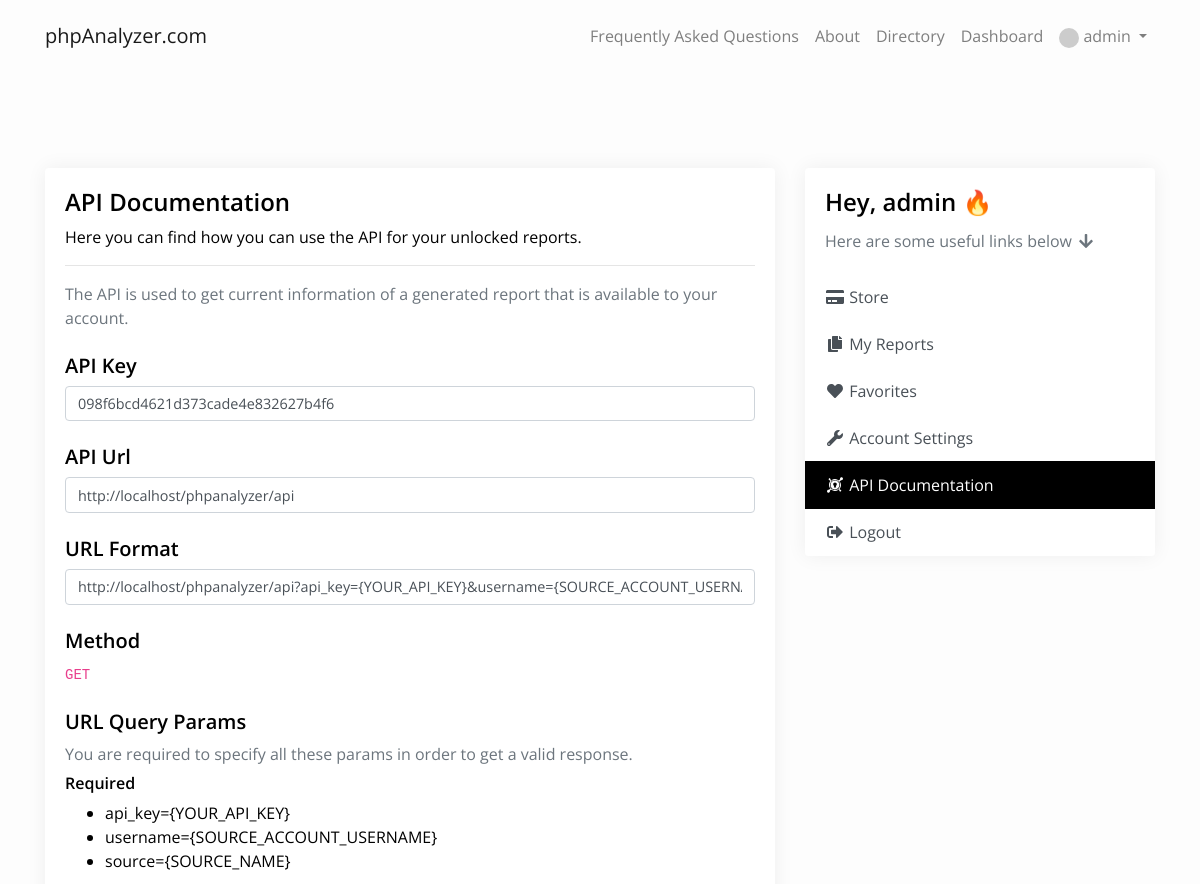
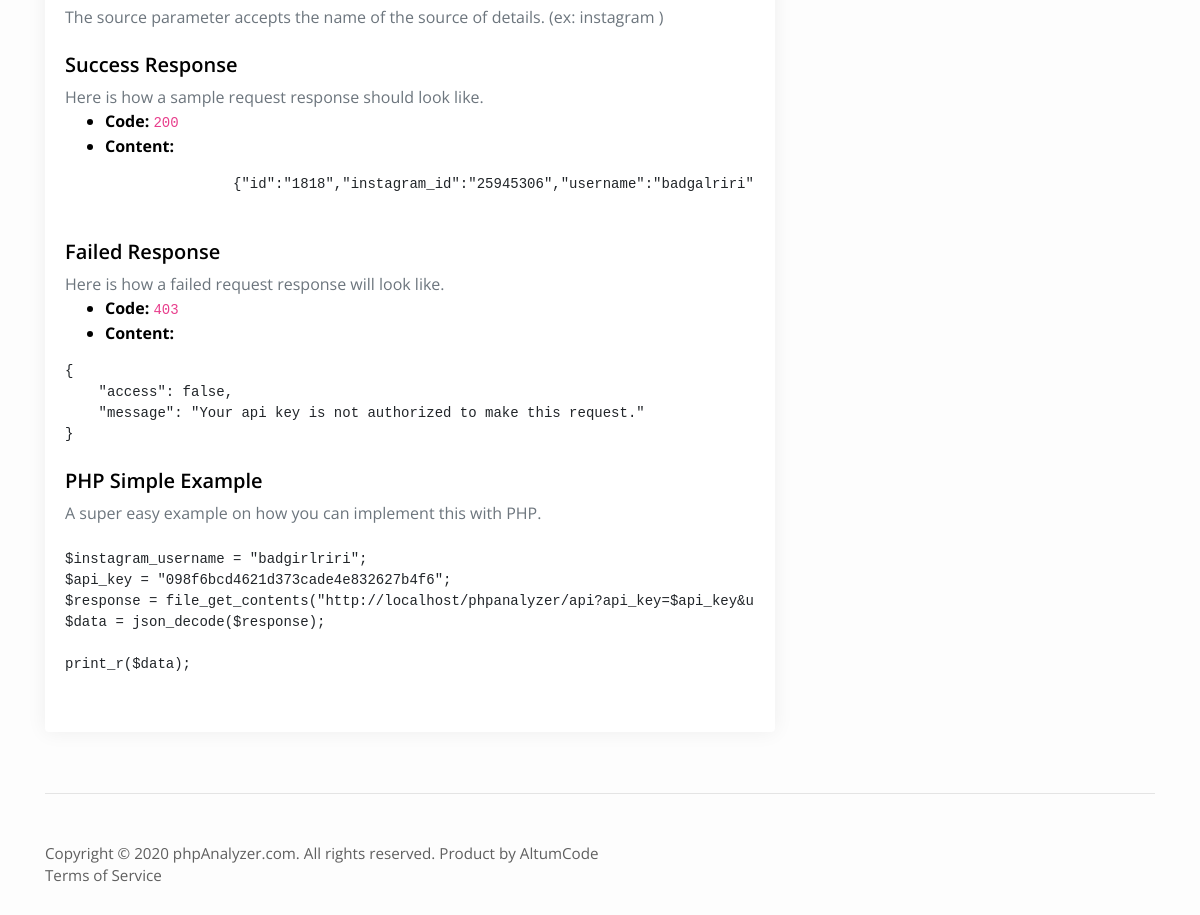
Screenshot of /api-documentation (signed in) with the database file from the repository (2 pictures, top to bottom).
### tables this page shows
CREATE TABLE `settings` (
  `id` int(11) NOT NULL,
  `title` varchar(64) NOT NULL,
  `logo` varchar(40) DEFAULT '',
  `favicon` varchar(40) DEFAULT '',
  `time_zone` varchar(32) NOT NULL DEFAULT 'America/New_York',
  `meta_description` varchar(1024) NOT NULL,
  `meta_keywords` varchar(512) DEFAULT NULL,
  `analytics_code` varchar(32) NOT NULL,
  `email_confirmation` int(11) NOT NULL DEFAULT 0,
  `recaptcha` int(11) NOT NULL DEFAULT 1,
  `public_key` varchar(64) NOT NULL,
  `private_key` varchar(64) NOT NULL,
  `facebook_login` int(11) NOT NULL,
  `facebook_app_id` varchar(64) NOT NULL,
  `facebook_app_secret` varchar(64) NOT NULL,
  `smtp_host` varchar(128) NOT NULL,
  `smtp_port` int(11) NOT NULL,
  `smtp_encryption` varchar(16) DEFAULT '0',
  `smtp_auth` int(11) DEFAULT 0,
  `smtp_user` varchar(128) NOT NULL,
  `smtp_pass` varchar(128) NOT NULL,
  `smtp_from` varchar(128) NOT NULL,
  `facebook` varchar(64) NOT NULL,
  `twitter` varchar(64) NOT NULL,
  `youtube` varchar(128) DEFAULT NULL,
  `instagram` varchar(64) DEFAULT NULL,
  `store_currency` varchar(12) NOT NULL DEFAULT 'USD',
  `store_paypal_client_id` varchar(256) NOT NULL DEFAULT '',
  `store_paypal_secret` varchar(256) NOT NULL DEFAULT '',
  `store_paypal_mode` enum('sandbox','live') DEFAULT 'live',
  `store_stripe_publishable_key` varchar(64) DEFAULT '',
  `store_stripe_secret_key` varchar(64) DEFAULT '',
  `store_stripe_webhook_secret` varchar(64) DEFAULT '',
  `store_unlock_report_price` float DEFAULT 1,
  `store_unlock_report_time` int(11) DEFAULT 0,
  `store_no_ads_price` float NOT NULL DEFAULT 5,
  `store_user_default_points` int(11) DEFAULT 0,
  `report_ad` varchar(2560) NOT NULL DEFAULT '',
  `index_ad` varchar(2560) NOT NULL DEFAULT '',
  `account_sidebar_ad` varchar(2560) DEFAULT NULL,
  `instagram_check_interval` int(11) DEFAULT 1,
  `instagram_minimum_followers` int(11) DEFAULT 5,
  `instagram_calculator_media_count` int(11) DEFAULT 10,
  `cron_queries` int(11) DEFAULT 1,
  `cron_mode` enum('ACTIVE','ALL') DEFAULT 'ACTIVE',
  `cron_auto_add_missing_logs` int(11) DEFAULT 0,
  `instagram_login` int(11) DEFAULT 0,
  `instagram_client_id` varchar(64) DEFAULT NULL,
  `instagram_client_secret` varchar(64) DEFAULT NULL,
  `activation_email_template` longtext DEFAULT NULL,
  `lost_password_email_template` longtext DEFAULT NULL,
  `credentials_email_template` longtext DEFAULT NULL,
  `admin_email_notification_emails` mediumtext DEFAULT NULL,
  `admin_new_user_email_notification` int(11) DEFAULT 0,
  `admin_new_payment_email_notification` int(11) DEFAULT 0,
  `directory` enum('ALL','LOGGED_IN','DISABLED') DEFAULT NULL,
  `directory_pagination` int(11) DEFAULT 10,
  `proxy` int(11) DEFAULT 0,
  `proxy_exclusive` int(11) DEFAULT 0,
  `proxy_timeout` int(11) DEFAULT 15,
  `proxy_failed_requests_pause` int(11) DEFAULT 3,
  `proxy_pause_duration` int(11) DEFAULT 1440,
  `email_reports` int(11) DEFAULT 0,
  `email_reports_default` int(11) DEFAULT 0,
  `email_reports_frequency` enum('DAILY','WEEKLY','MONTHLY') DEFAULT 'WEEKLY',
  `email_reports_favorites` int(11) DEFAULT 0,
  `default_language` varchar(16) DEFAULT 'english',
  `facebook_check_interval` int(11) DEFAULT 24,
  `facebook_minimum_likes` int(11) DEFAULT 1000,
  `youtube_api_key` varchar(64) DEFAULT NULL,
  `youtube_check_interval` int(11) DEFAULT 24,
  `youtube_minimum_subscribers` int(11) DEFAULT 100,
  `youtube_check_videos` int(11) DEFAULT 10,
  `twitter_consumer_key` varchar(64) DEFAULT NULL,
  `twitter_secret_key` varchar(64) DEFAULT NULL,
  `twitter_oauth_token` varchar(64) DEFAULT NULL,
  `twitter_oauth_token_secret` varchar(64) DEFAULT NULL,
  `twitter_check_interval` int(11) DEFAULT 24,
  `twitter_minimum_followers` int(11) DEFAULT 100,
  `twitter_check_tweets` int(11) DEFAULT 15
);

CREATE TABLE `pages` (
  `page_id` int(11) NOT NULL,
  `title` varchar(32) NOT NULL,
  `url` varchar(128) NOT NULL,
  `description` mediumtext NOT NULL,
  `position` int(11) NOT NULL
);

CREATE TABLE `users` (
  `user_id` int(11) NOT NULL,
  `username` varchar(32) NOT NULL,
  `password` varchar(128) NOT NULL,
  `email` varchar(128) NOT NULL,
  `name` varchar(32) NOT NULL,
  `facebook_id` bigint(20) DEFAULT NULL,
  `token_code` varchar(32) DEFAULT NULL,
  `email_activation_code` varchar(32) DEFAULT '',
  `lost_password_code` varchar(32) DEFAULT '',
  `type` int(11) NOT NULL DEFAULT 0,
  `active` int(11) NOT NULL DEFAULT 0,
  `date` varchar(32) DEFAULT '',
  `last_activity` datetime DEFAULT NULL,
  `points` float NOT NULL DEFAULT 15,
  `no_ads` int(11) DEFAULT 0,
  `instagram_id` bigint(11) DEFAULT NULL,
  `api_key` varchar(32) DEFAULT NULL,
  `email_reports` int(11) DEFAULT 0
);

### views/api_documentation.php (the view, shortened to what the rows shown need)
<div class="row">
    <div class="col-md-8 mb-3 mb-md-0">
        <div class="card card-shadow">
            <div class="card-body">
                <h4><?= $language->api_documentation->header ?></h4>
                <div><?php printf($language->api_documentation->subheader) ?></div>
                <hr />
                <span class="text-muted"><?= $language->api_documentation->display->text1 ?></span>
                <h5 class="mt-4"><?= $language->api_documentation->display->api_key ?></h5>
                <input type="text" class="form-control clickable" value="<?= $account->api_key ?>" onclick="this.select();">
                <h5 class="mt-4"><?= $language->api_documentation->display->api_url ?></h5>
                <input type="text" class="form-control clickable" value="<?= $settings->url . 'api' ?>" onclick="this.select();">
                <h5 class="mt-4"><?= $language->api_documentation->display->format ?></h5>
                <input type="text" class="form-control clickable" value="<?= $settings->url . 'api?api_key={YOUR_API_KEY}&username={SOURCE_ACCOUNT_USERNAME}&source=instagram' ?>" onclick="this.select();">
                <h5 class="mt-4"><?= $language->api_documentation->display->method ?></h5>
                <code>
                    GET
                </code>
                <h5 class="mt-4"><?= $language->api_documentation->display->url_params ?></h5>
                <span class="text-muted"><?= $language->api_documentation->display->url_params_help ?></span>
                <h6 class="mt-2"><?= $language->api_documentation->display->required ?></h6>
                <ul>
                    <li>api_key={YOUR_API_KEY}</li>
                    <li>username={SOURCE_ACCOUNT_USERNAME}</li>
                    <li>source={SOURCE_NAME}</li>
                </ul>
                <span class="text-muted"><?= $language->api_documentation->display->source_help ?></span>
                <h5 class="mt-4"><?= $language->api_documentation->display->success_response ?></h5>
                <span class="text-muted"><?= $language->api_documentation->display->success_response_help ?></span>
                <ul>
                    <li><strong>Code:</strong> <code>200</code></li>
                    <li><strong>Content:</strong></li>
                </ul>
                <pre id="api_sample_response">
                    {"id":"1818","instagram_id":"25945306","username":"badgalriri","full_name":"badgalriri","description":"READ my cover story at @voguemagazine","website":"http:\/\/ri-hanna.io\/vogue","followers":"62212664","following":"1304","uploads":"4278","added_date":"2018-05-05 18:33:53","last_check_date":"2018-05-05 18:33:53","profile_picture_url":"https:\/\/instagram.fsbz1-1.fna.fbcdn.net\/vp\/667a62925a82cf1445a7e800239ff35b\/5B792186\/t51.2885-19\/11032926_1049846535031474_260957621_a.jpg","is_private":"0","is_verified":"1","average_engagement_rate":"3.35","details":{"total_likes":20654521,"total_comments":178430,"average_comments":"17,843.00","average_likes":"2,065,452.10","top_hashtags":{"SAVAGEX":1,"OnTheReg":1,"DAMN":1},"top_mentions":{"voguemagazine":3,"savagexfenty":2,"mertalas":2,"macpiggott":2,"fentybeauty":1,"redhotnails":1,"lisaeldridgemakeup":1,"yusefhairnyc":1,"tonnegood":1,"louboutinworld":1,"voguemagazine's":1,"jenniferfisherjewelry":1,"albertaferretti":1,"nnadibynature":1,"lynn_ban":1},"top_posts":{"BiSKCKiDFt7":"6.24","BiUCt-Cj1pL":"5.22","BiUJjkOjLkL":"4.59"}},"access":true}
                </pre>
                <h5 class="mt-4"><?= $language->api_documentation->display->failed_response ?></h5>
                <span class="text-muted"><?= $language->api_documentation->display->failed_response_help ?></span>
                <ul>
                    <li><strong>Code:</strong> <code>403</code></li>
                    <li><strong>Content:</strong></li>
                </ul>
                <pre id="api_sample_response">
{
    "access": false,
    "message": "Your api key is not authorized to make this request."
}                </pre>
                <h5 class="mt-4"><?= $language->api_documentation->display->php_example ?></h5>
                <span class="text-muted"><?= $language->api_documentation->display->php_example_help ?></span>
                <pre class="mt-4">
$instagram_username = "badgirlriri";
$api_key = "<?= $account->api_key ?>";
$response = file_get_contents("<?= $settings->url ?>api?api_key=$api_key&username=$instagram_username&source=instagram");
$data = json_decode($response);
print_r($data);
                </pre>
            </div>
        </div>
    </div>
    <div class="col-md-4">
        <?php require VIEWS_ROUTE . 'shared_includes/widgets/sidebar.php' ?>
    </div>
</div>

### views/shared_includes/menu.php (shortened to what the rows shown need)
<nav class="navbar navbar-main navbar-expand-lg navbar-light <?= $controller == 'index' ? 'navbar-main-index' : null ?> <?= !in_array($controller, ['index', 'directory']) ? 'navbar-main-margin' : null ?>">
    <div class="container">
        <a class="navbar-brand" href="<?= $settings->url ?>">
            <?php if($settings->logo != ''): ?>
                <img src="<?= $settings->url . UPLOADS_ROUTE . 'logo/' . $settings->logo ?>" class="img-fluid navbar-logo" alt="<?= $language->global->accessibility->logo_alt ?>" />
            <?php else: ?>
                <?= $settings->title ?>
            <?php endif ?>
        </a>
        <div class="collapse navbar-collapse justify-content-end" id="main_navbar">
            <ul class="navbar-nav ">
                <?php
                $top_menu_result = $database->query("SELECT `url`, `title` FROM `pages` WHERE `position` = '1'");
                while($top_menu = $top_menu_result->fetch_object()):
                    $link_internal = true;
                    if(strpos($top_menu->url, 'http://') !== false || strpos($top_menu->url, 'https://') !== false) {
                        $link_url = $top_menu->url;
                        $link_internal = false;
                    } else {
                        $link_url = $settings->url . 'page/' . $top_menu->url;
                    }
                    ?>
                    <li class="nav-item"><a class="nav-link" href="<?= $link_url ?>" <?= $link_internal ? null : 'target="_blank"' ?>><?= $top_menu->title ?></a></li>
                <?php endwhile ?>
                <?php if($settings->directory != 'DISABLED' || !$plugins->exists_and_active('instagram')): ?>
                <li class="nav-item"><a class="nav-link" href="directory"> <?= $language->directory->menu ?></a></li>
                <?php endif ?>
                <?php if(!User::logged_in()): ?>
                    <li class="nav-item active"><a class="nav-link" href="login"><i class="fa fa-fw fa-sm fa-sign-in-alt mr-1"></i> <?= $language->login->menu ?></a></li>
                    <li class="nav-item active"><a class="nav-link" href="register"><i class="fa fa-fw fa-sm fa-plus mr-1"></i> <?= $language->register->menu ?></a></li>
                <?php else: ?>
                    <li class="nav-item"><a class="nav-link" href="dashboard"> <?= $language->dashboard->menu ?></a></li>
                    <li class="dropdown">
                        <a class="nav-link dropdown-toggle" data-toggle="dropdown" href="#" aria-haspopup="true" aria-expanded="false">
                            <img src="<?= get_gravatar($account->email) ?>" class="small-avatar" /> <?= $account->username ?> <span class="caret"></span>
                        </a>
                    </li>
                <?php endif ?>
            </ul>
        </div>
    </div>
</nav>

### views/shared_includes/widgets/sidebar.php (shortened to what the rows shown need)
<div class="card card-shadow">
    <div class="card-body">
        <h4 class="card-title d-flex justify-content-between">
            <?= sprintf($language->dashboard->sidebar->header, $account->username) ?>
        </h4>
        <p class="card-text text-muted"><?= $language->dashboard->sidebar->text ?></p>
    </div>
    <div class="list-group">
        <a href="store" class="list-group-item list-group-item-action border-0 <?= $controller == 'store' ? 'active' : null ?>"><i class="fa fa-fw fa-credit-card"></i> <?= $language->store->menu ?></a>
        <?php if($settings->store_unlock_report_price != '0'): ?>
            <a href="my-reports" class="list-group-item list-group-item-action border-0"><i class="fa fa-fw fa-copy"></i> <?= $language->my_reports->menu ?></a>
        <?php endif ?>
        <a href="favorites" class="list-group-item list-group-item-action border-0"><i class="fa fa-fw fa-heart"></i> <?= $language->favorites->menu ?></a>
        <a href="account-settings" class="list-group-item list-group-item-action border-0 <?= $controller == 'account_settings' ? 'active' : null ?>"><i class="fa fa-fw fa-wrench"></i> <?= $language->account_settings->menu ?></a>
        <a href="api-documentation" class="list-group-item list-group-item-action border-0 <?= $controller == 'api_documentation' ? 'active' : null ?>"><i class="fab fa-fw fa-keycdn"></i> <?= $language->api_documentation->menu ?></a>
        <a href="logout" class="list-group-item list-group-item-action border-0"><i class="fa fa-fw fa-sign-out-alt"></i> <?= $language->global->menu->logout ?></a>
    </div>
</div>

### views/shared_includes/footer.php (shortened to what the rows shown need)
<footer class="container">
    <div class="d-flex justify-content-between sticky-footer">
        <div class="col-md-9 px-0">
            <div>
                <span><?= 'Copyright &copy; ' . date('Y') . ' ' . $settings->title . '. All rights reserved. Product by <a href="http://codecanyon.net/user/altumcode/">AltumCode</a>' ?></span>
            </div>
            <?php
            $bottom_menu_result = $database->query("SELECT `url`, `title` FROM `pages` WHERE `position` = '0'");
            while($bottom_menu = $bottom_menu_result->fetch_object()):
                $link_internal = true;
                if(strpos($bottom_menu->url, 'http://') !== false || strpos($bottom_menu->url, 'https://') !== false) {
                    $link_url = $bottom_menu->url;
                    $link_internal = false;
                } else {
                    $link_url = $settings->url . 'page/' . $bottom_menu->url;
                }
                ?>
                <a href="<?= $link_url ?>" <?= $link_internal ? null : 'target="_blank"' ?> class="mr-3"><?= $bottom_menu->title ?></a>&nbsp;
            <?php endwhile ?>
        </div>
    </div>
</footer>

### rows the page displays
settings: title "phpAnalyzer.com"
pages: title "Frequently Asked Questions"
pages: title "About"
users: username "admin", api_key "098f6bcd4621d373cade4e832627b4f6", username "Hey, admin 🔥"
pages: title "Terms of Service"

### other values shown
$language->directory->menu "Directory"
$language->dashboard->menu "Dashboard"
$language->api_documentation->header "API Documentation"
$language->api_documentation->display->text1 "The API is used to get current information of a generated report that is available to your account."
$language->api_documentation->display->api_key "API Key"
$language->api_documentation->display->api_url "API Url"
$language->api_documentation->display->format "URL Format"
$language->api_documentation->display->method "Method"
$language->api_documentation->display->url_params "URL Query Params"
$language->api_documentation->display->url_params_help "You are required to specify all these params in order to get a valid response."
$language->api_documentation->display->required "Required"
$language->api_documentation->display->source_help "The source parameter accepts the name of the source of details. (ex: instagram )"
$language->api_documentation->display->success_response "Success Response"
$language->api_documentation->display->success_response_help "Here is how a sample request response should look like."
$language->api_documentation->display->failed_response "Failed Response"
